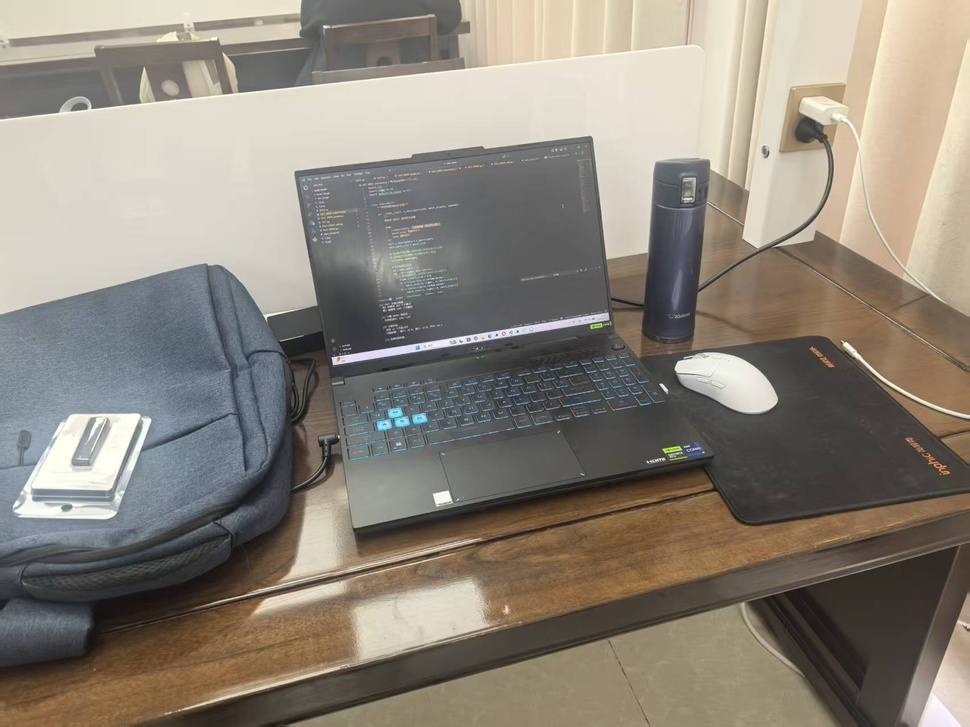
#> input picture test_image/t1.jpg, 970 x 727 px, shrunk from 1706 x 1279 before the run
$ python 3_Match.py
#> lines starting #> are read from the running program, lines starting #| are printed output that depends on the picture
import cv2
import matplotlib.pyplot as plt


# 1. 准备图片
img1 = cv2.imread('./test_image/t1.jpg', 0)
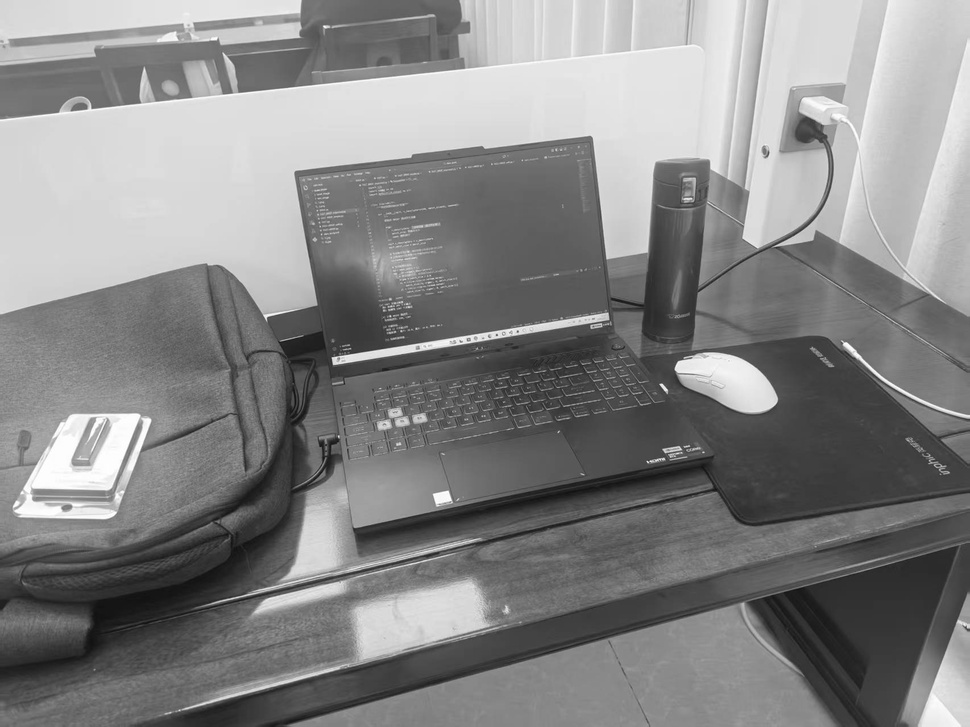
#> img1: shape (727, 970); min 16, max 255, mean 133.9
img2 = cv2.imread('./test_image/t2.jpg', 0)
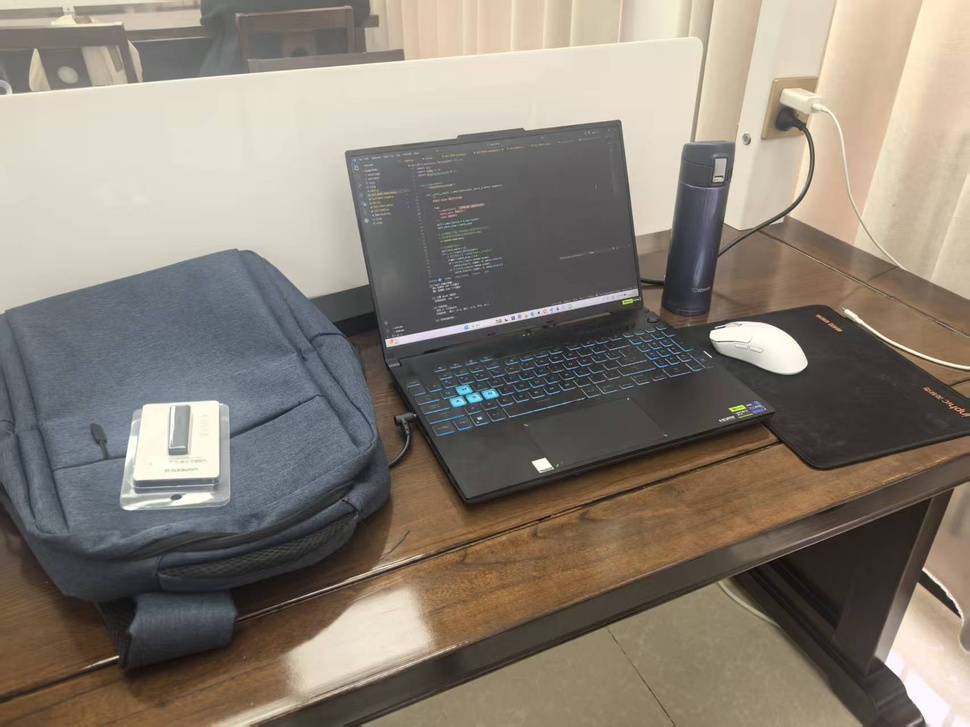
#> input picture test_image/t2.jpg, 970 x 727 px, shrunk from 1706 x 1279 before the run
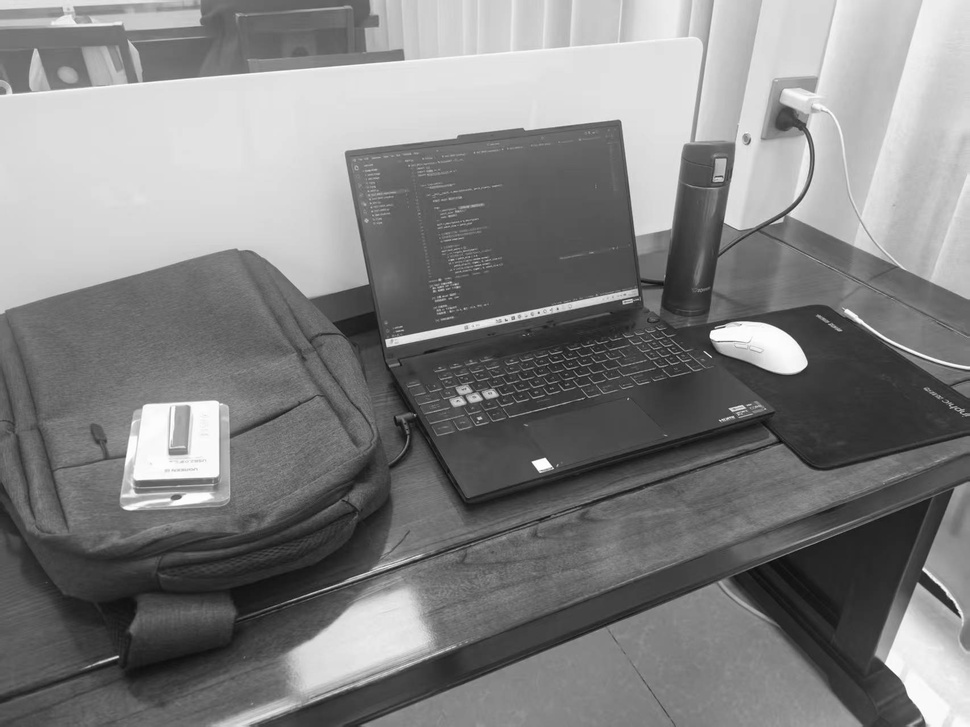
#> img2: shape (727, 970); min 7, max 255, mean 129.2

# 如果图片没读到，报错提醒
if img1 is None or img2 is None:
    print("错误：没找到图片，请检查路径！")
    exit()

# 2. 【核心修改】创建一个 ORB 实例，但我们只用它的 BRIEF 部分
# 通过参数设置，让它表现得像 FAST + BRIEF
# scoreType=cv2.ORB_FAST_SCORE 让它主要参考 FAST 的逻辑
orb = cv2.ORB_create(nfeatures=500, scoreType=cv2.ORB_FAST_SCORE)

# 3. 检测并计算
kp1, des1 = orb.detectAndCompute(img1, None)
#> kp1 = 510 keypoints; strongest (x, y, size): (661, 384, 37.2), (647, 461, 31), (268, 317, 31), (333, 361, 77.1)
kp2, des2 = orb.detectAndCompute(img2, None)
#> kp2 = 505 keypoints; strongest (x, y, size): (710, 356, 31), (533, 462, 37.2), (711, 331, 31), (537, 462, 111.1)

# 4. 暴力匹配 (Hamming 距离)
bf = cv2.BFMatcher(cv2.NORM_HAMMING, crossCheck=True)
matches = bf.match(des1, des2)
#> matches = 149 matches

# 5. 排序
matches = sorted(matches, key=lambda x: x.distance)

# 6. 画图
img_result = cv2.drawMatches(
    img1, kp1, img2, kp2, matches[:50], None, flags=cv2.DrawMatchesFlags_NOT_DRAW_SINGLE_POINTS)
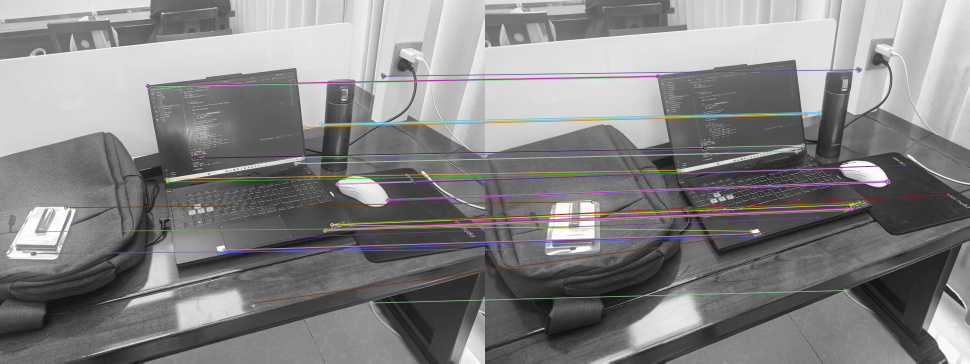
#> img_result: shape (727, 1940, 3) (shown at 1/2 size); mean of channels 0, 1, 2 132.2, 131.9, 132.7; drawn as B, G, R

plt.figure(figsize=(15, 8))
# 转一下颜色，Matplotlib 看得更顺眼
plt.imshow(cv2.cvtColor(img_result, cv2.COLOR_BGR2RGB))
plt.title("FAST + BRIEF (via ORB Engine)")
plt.show()
